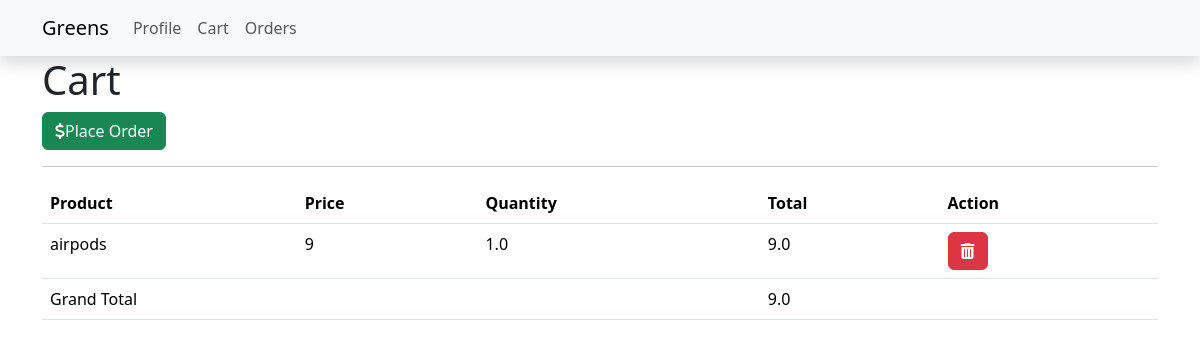
The page /cart (signed in) on the database its author committed.
### Models.py (models this page shows)
class Cart(db.Model):
    id = db.Column(db.Integer, primary_key=True)
    user_id = db.Column (db.Integer, db.ForeignKey('user.id'), nullable = False)
    product_id = db.Column (db.Integer, db.ForeignKey('product.id'), nullable = False)
    quantity = db.Column(db.Integer, nullable = False)

class Product (db.Model):
    __tablename__ = 'product'
    id = db.Column (db.Integer, primary_key=True)
    name = db.Column (db.String(64), nullable = False)
    category_id = db.Column (db.Integer, db.ForeignKey('category.id'), nullable=False)
    quantity = db.Column (db.Integer, nullable = False)
    price = db.Column (db.Float, nullable = False)
    man_date = db.Column (db.Date, nullable = False)
    cart = db.relationship("Cart", backref='product', lazy=True)

### route.py (the view)
@app.route('/cart')
@auth_required
def cart():
    carts = Cart.query.filter_by(user_id=session['user_id']).all()
    total = sum(cart.product.price * cart.quantity for cart in carts)
    return render_template('cart.html', user=User.query.get(session['user_id']), carts=carts, total=total)

### route.py (called while the page is built)
def auth_required(func):
    @wraps(func)
    def inner(*args, **kwargs):
        if 'user_id' not in session:
            flash('You need to login first.')
            return redirect(url_for('login'))
        return func(*args, **kwargs)
    return inner

### templates/cart.html (shortened to what this page needs)
{% extends 'layout.html' %}
{% block content %}
<div class="heading">
    <h1>Cart</h1>
    <form action="{{url_for('place_order')}}" method="POST"><button type="submit" class="btn btn-success">
        <i class="fas fa-dollar-sign"></i>Place Order
    </button>
    <hr>
    <div class="cart-details">
        {% if carts %}
        <table class="table">
            <thead>
            <th>Product</th>
            <th>Price</th>
            <th>Quantity</th>
            <th>Total</th>
            <th>Action</th>
            </thead>
            <tbody>
                {% for item in carts %}
                <tr>
                    <td>{{item.product.name}}</td>
                    <td>{{item.quantity}}</td>
                    <td>{{item.product.price}}</td>
                    <td>{{item.product.price * item.quantity }}</td>
                    <td>
                        <form action="{{ url_for('delete_from_cart', product_id=item.product_id) }}" method="post">
                            <button type="submit" class="btn btn-danger">
                                <i class="fa fa-trash-alt "></i>
                            </button>
                        </form>
                    </td>
                </tr>
                {% endfor %}
            </tbody>
            <tfoot>
                <td colspan="3">Grand Total</td>
                <td colspan="2">{{total}}</td>
            </tfoot>
        </table>
        {% else%}
            <p class="text-muted text-center"><em>You don't have anthing in your cart.</em></p>
        {% endif %}
    </div>
    </form>
</div>
{% endblock %}

### templates/layout.html (style rules this page uses)
body { margin: 0; padding: 0; }

### rows shown on the page
Cart: product.name "airpods", quantity "9", product.price "1.0", item.product.price*item.quantity "9.0"

### other values the page prints
{{ total }} "9.0"
